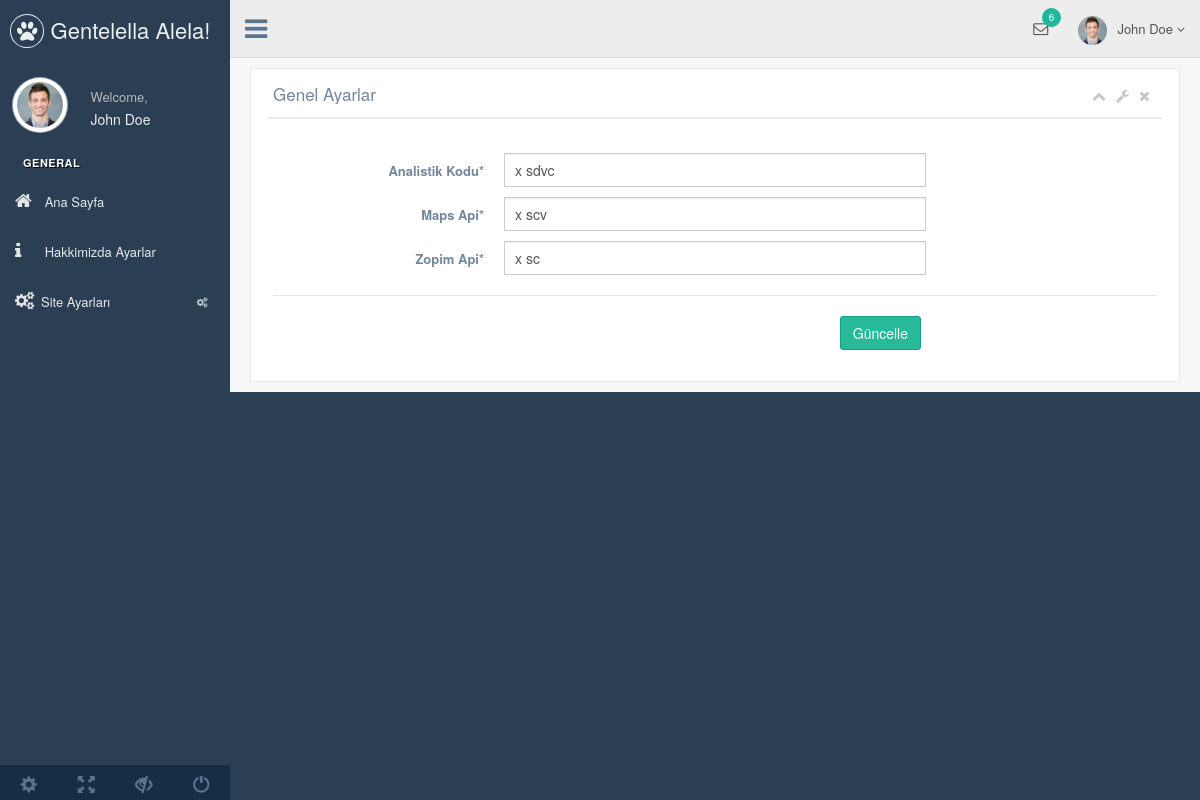
Screenshot of /nedmin/production/api-ayar.php with the database file from the repository.
### tables this page shows
CREATE TABLE `ayar` (
  `ayar_id` int(11) NOT NULL,
  `ayar_logo` varchar(255) NOT NULL,
  `ayar_tittle` varchar(255) NOT NULL,
  `ayar_description` varchar(255) NOT NULL,
  `ayar_keywords` varchar(255) NOT NULL,
  `ayar_author` varchar(255) NOT NULL,
  `ayar_tel` varchar(50) NOT NULL,
  `ayar_gsm` varchar(50) NOT NULL,
  `ayar_faks` varchar(50) NOT NULL,
  `ayar_mail` varchar(50) NOT NULL,
  `ayar_ilce` varchar(50) NOT NULL,
  `ayar_il` varchar(50) NOT NULL,
  `ayar_adres` varchar(255) NOT NULL,
  `ayar_mesai` varchar(255) NOT NULL,
  `ayar_maps` varchar(255) NOT NULL,
  `ayar_analystic` varchar(50) NOT NULL,
  `ayar_zopim` varchar(255) NOT NULL,
  `ayar_facebook` varchar(255) NOT NULL,
  `ayar_twitter` varchar(255) NOT NULL,
  `ayar_google` varchar(255) NOT NULL,
  `ayar_youtube` varchar(255) NOT NULL,
  `ayar_smtphost` varchar(50) NOT NULL,
  `ayar_smtpuser` varchar(50) NOT NULL,
  `ayar_smtppassword` varchar(50) NOT NULL,
  `ayar_smtpport` varchar(50) NOT NULL,
  `ayar_bakim` enum('0','1') NOT NULL DEFAULT '1'
);

### nedmin/production/api-ayar.php (the view, shortened to what this page needs)
<?php include 'header.php'
?>
<div class="right_col" role="main">
  <div class="">
    <div class="row">
      <div class="col-md-12 col-sm-12 col-xs-12">
        <div class="x_panel">
          <div class="x_title">
            <h2>Genel Ayarlar </h2>
            <ul class="nav navbar-right panel_toolbox">
              <li><a class="collapse-link"><i class="fa fa-chevron-up"></i></a>
              </li>
              <li class="dropdown">
                <a href="#" class="dropdown-toggle" data-toggle="dropdown" role="button" aria-expanded="false"><i class="fa fa-wrench"></i></a>
              </li>
              <li><a class="close-link"><i class="fa fa-close"></i></a>
              </li>
            </ul>
            <div class="clearfix"></div>
          </div>
          <div class="x_content">
            <br />
            <form action="../netting/islem.php" method="POST" id="demo-form2" data-parsley-validate class="form-horizontal form-label-left">
              <div class="form-group">
                <label class="control-label col-md-3 col-sm-3 col-xs-12" for="first-name">Analistik Kodu<span class="required">*</span>
                </label>
                <div class="col-md-6 col-sm-6 col-xs-12">
                  <input type="text" value="<?php echo $ayarcek['ayar_analystic'] ?>" name="ayar_analystic" id="first-name" required="required" class="form-control col-md-7 col-xs-12">
                </div>
              </div>
              <div class="form-group">
                <label class="control-label col-md-3 col-sm-3 col-xs-12" for="first-name">Maps Api<span class="required">*</span>
                </label>
                <div class="col-md-6 col-sm-6 col-xs-12">
                  <input type="text" name="ayar_maps" value="<?php echo $ayarcek['ayar_maps'] ?>" id="first-name" required="required" class="form-control col-md-7 col-xs-12">
                </div>
              </div>
              <div class="form-group">
                <label class="control-label col-md-3 col-sm-3 col-xs-12" for="first-name">Zopim Api<span class="required">*</span>
                </label>
                <div class="col-md-6 col-sm-6 col-xs-12">
                  <input type="text" name="ayar_zopim" value="<?php echo $ayarcek['ayar_zopim'] ?>" id="first-name" required="required" class="form-control col-md-7 col-xs-12">
                </div>
              </div>
              <div class="ln_solid"></div>
              <div class="form-group">
                <div align="right" class="col-md-6 col-sm-6 col-xs-12 col-md-offset-3">
                  <button type="submit" name="apiayarkaydet" class="btn btn-success">Güncelle</button>
                </div>
              </div>
            </form>
          </div>
        </div>
      </div>
    </div>

### rows the page displays
ayar: ayar_analystic "x sdvc", ayar_maps "x scv", ayar_zopim "x sc"
